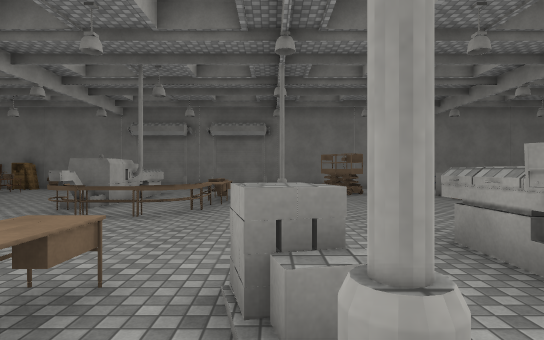
[1] (above)

20 first-person views from a walk through a Unity game level. The camera is 1.5 m above the floor, looks level and sees 80° across. The floor is counted in squares, 2 m on a side. Each view is taken from the middle of a square. On the plan, view 1 faces up. The plan holds only what a view shows up to about 11 squares ahead; the rest is blank. The player character is not drawn. Surface patterns are stand-ins for the level's own textures.

[2]
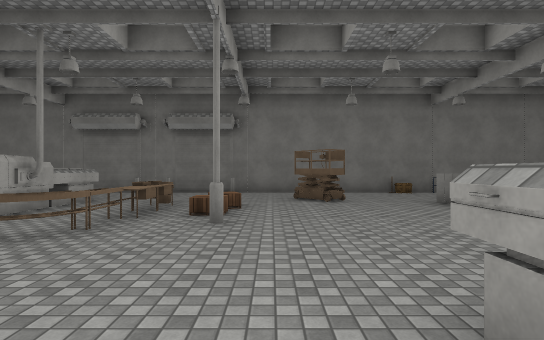

[3]
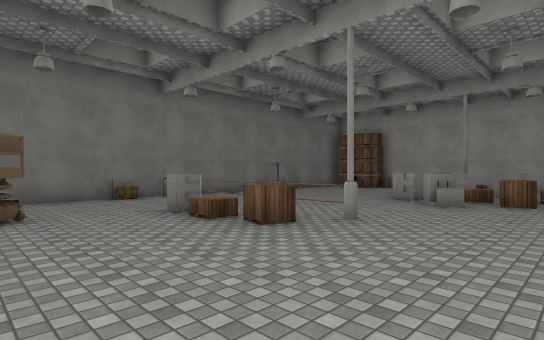

[4]
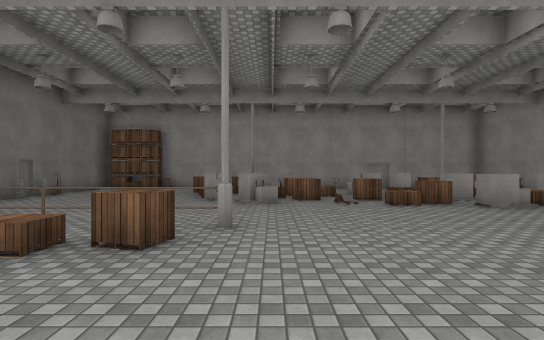

[5]
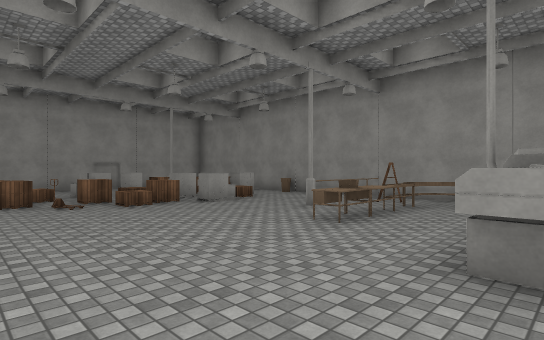

[6]
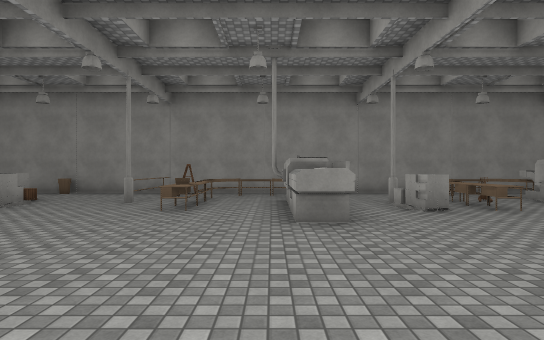

[7]
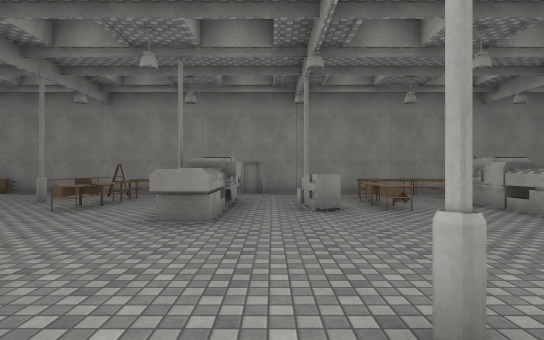

[8]
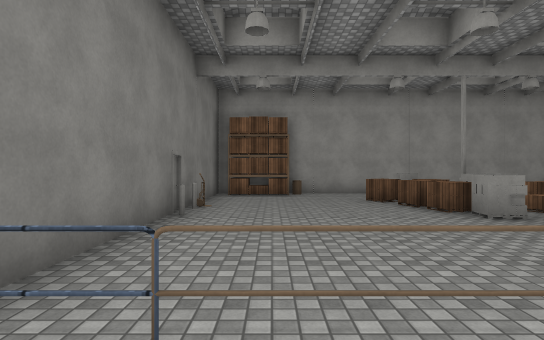

[9]
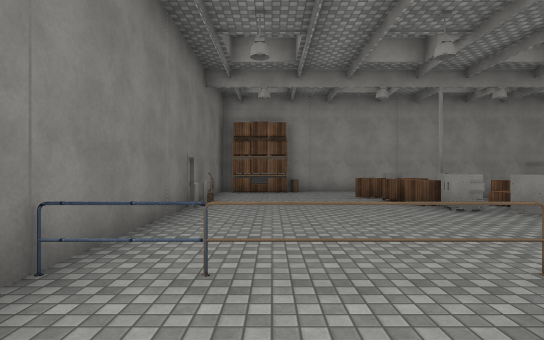

[10]
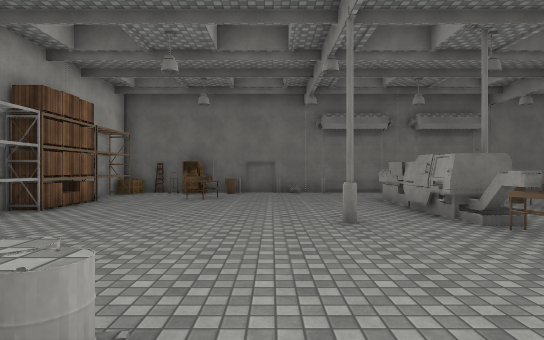

[11]
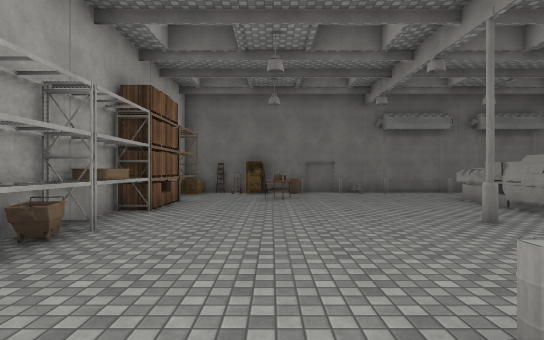

[12]
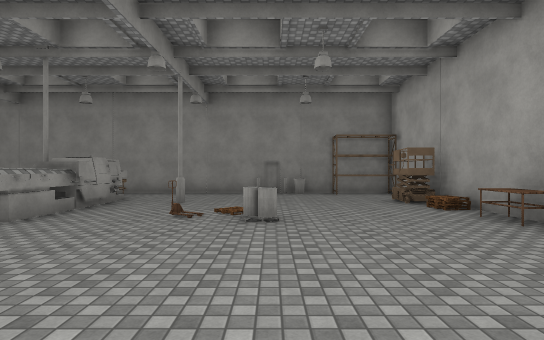

[13]
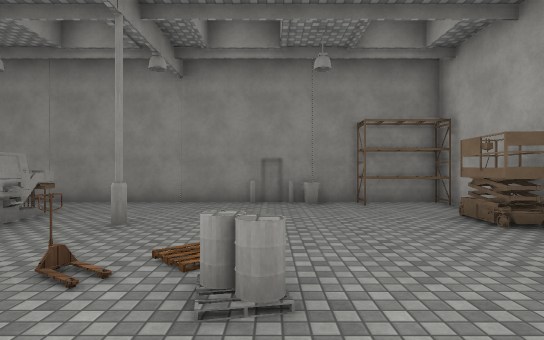

[14]
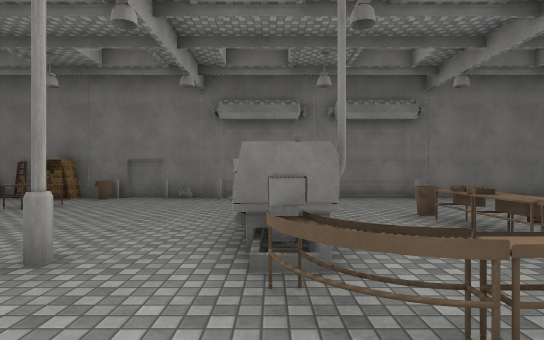

[15]
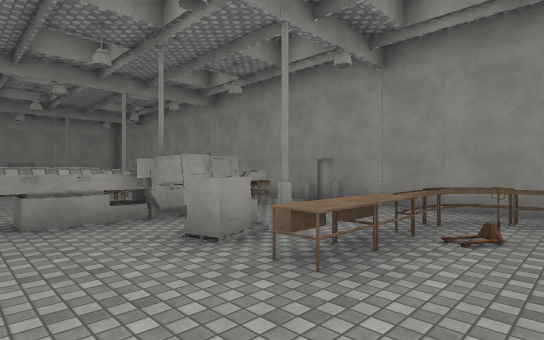

[16]
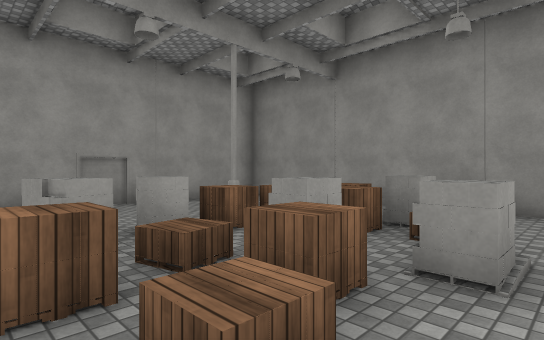

[17]
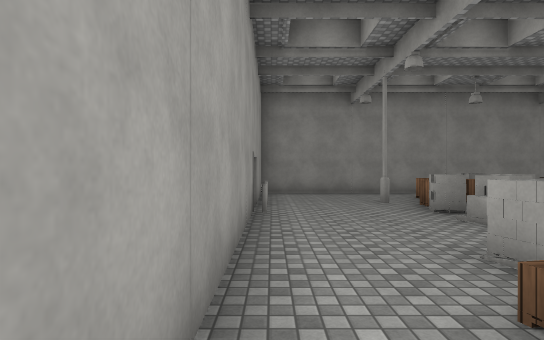

[18]
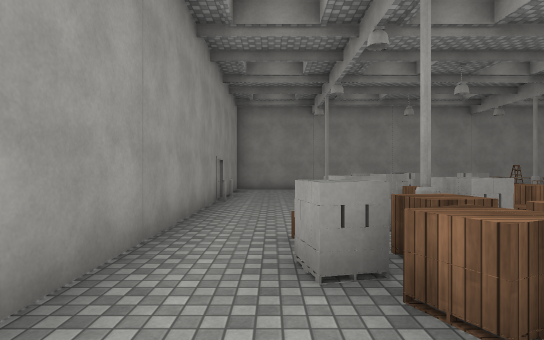

[19]
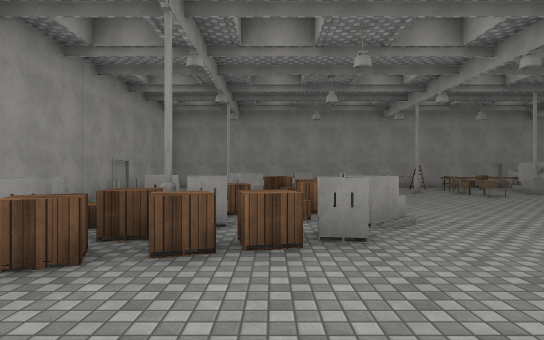

[20]
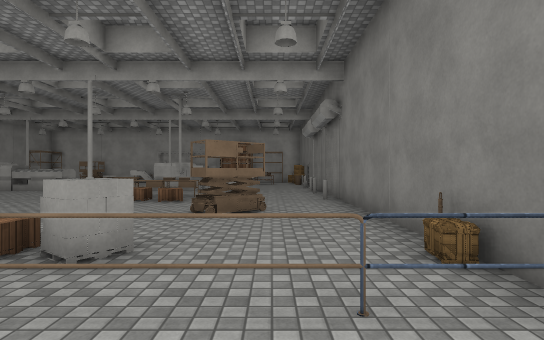

### Floor plan
Points are (right, up) in squares from view 1. A wall is a line through its corners. A room is listed if a view was taken in it or the views show most of it. See-through windows are left out.
Room 1 (views 1, 2, 3, 4, 5, 6, 7, 8, 9, 15, 16, 17, 18, 19, 20)
walls: (1.7, 1.8) (2.7, 1.8) (2.7, 0); (1.9, 0) (1.9, 3.6) (2.7, 3.6) (2.7, 3); (-3.4, 2.8) (-3.4, 0); (-3.4, 10.4) (-3.4, 6.8); (-2.4, -2.5) (15.3, -2.5) (15.3, 9.4); (15.4, 12.7) (-3.5, 12.7)
low walls: (1.9, 3.4) (2.7, 3.4)
ways out: opening at (-4, 5) to room 2; opening at (-4, 11.5) to room 2; opening at (-3.5, -1.5) to room 2
objects: other object (-3, 5); other object (-2, -1); other object (-2, 0); other object (-2, 1); other object (-2, 5); other object (-1, 1); other object (-1, 2); other object (-1, 6) to (-1, 7); other object (-1, 8); other object (-1, 9); other object (0, 1) to (0, 2); other object (0, 7); other object (0, 8) to (0, 9); other object (2, -1); other object (2, 10) to (2, 11); other object (3, -1); other object (4, -1); other object (5, -1) to (5, 0); other object (5, 1); other object (5, 2); other object (5, 7) to (6, 8); other object (5, 8); other object (5, 9); other object (5, 12); other object (5, 13); other object (6, -1); other object (6, 0); other object (6, 10) to (6, 11); other object (6, 12); other object (9, 0); other object (9, 1) to (9, 2); other object (9, 3); other object (9, 6) to (10, 7); other object (10, -2); other object (10, -1); other object (10, 0); other object (10, 1) to (10, 2); other object (10, 3) to (10, 4); other object (10, 5); other object (10, 7) to (10, 8); other object (11, 0) to (11, 1); other object (11, 2); other object (11, 3) to (12, 3); other object (11, 4) to (11, 5); other object (11, 6); other object (11, 7) to (11, 8); other object (12, 1); other object (12, 2); other object (12, 5); other object (12, 6) to (12, 7); other object (12, 8); other object (12, 12); other object (13, 5); other object (13, 6) to (13, 7); other object (13, 8); other object (14, 8); other object (15, 10); other object (15, 11); other object (15, 12)
Room 2 (views 10, 11, 12, 13, 14)
walls: (-11.9, 6.5) (-11.9, 5.4); (-11.9, 2.6) (-11.9, -2.5) (-2.4, -2.5); (-3.4, 6.8) (-4.3, 6.8) (-4.3, 10.4); (-4.3, 8.5) (-4.6, 8.8); (-4.2, 0) (-4.2, 3.6); (-3.5, 12.7) (-11.9, 12.7) (-11.9, 9.4)
low walls: (-3.8, 1.3) (-3.8, 1.8)
ways out: opening at (-4, 5) to room 1; opening at (-4, 11.5) to room 1; opening at (-3.5, -1.5) to room 1
objects: other object (-12, 3); other object (-12, 5); other object (-12, 7); other object (-12, 8); other object (-12, 9); other object (-12, 11); other object (-11, -2) to (-10, -2); other object (-11, 0) to (-11, 1); other object (-11, 4); other object (-11, 12); other object (-11, 13); other object (-10, 11); other object (-10, 12) to (-9, 12); other object (-9, -2); other object (-9, 10) to (-9, 11); other object (-8, 3); other object (-8, 12); other object (-6, 3); other object (-6, 12); other object (-4, -1); other object (-4, 6); other object (-3, -1)

Positions as (right, up) in squares from view 1, and headings:
1: (0, 0), facing up
2: (1, 2), facing up
3: (2, 4), facing up-right
4: (2, 6), facing right
5: (2, 6), facing down-right
6: (3, 8), facing down
7: (1, 8), facing down
8: (5, 11), facing right
9: (4, 11), facing right
10: (-7, 2), facing up
11: (-9, 2), facing up
12: (-8, 8), facing down
13: (-8, 5), facing down
14: (-4, 4), facing up
15: (-3, 4), facing down-right
16: (8, 4), facing down-right
17: (15, 8), facing down
18: (14, 10), facing down
19: (11, 11), facing down
20: (8, 11), facing left
